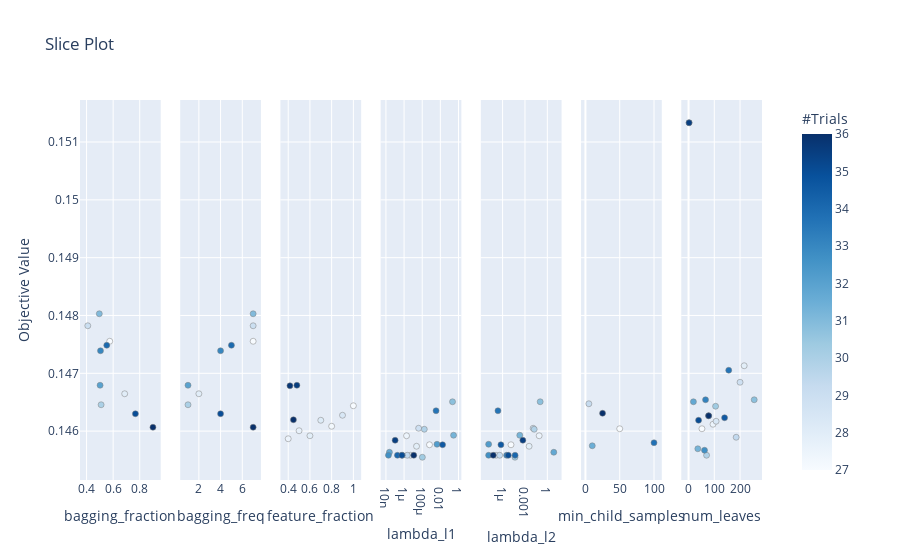

Here is the notebook cell this chart was saved with:
### Code cell
optuna.visualization.plot_slice(study)

### Figure 1 — Plotly figure (JSON) as saved in the notebook; plotly's stock layout.template omitted (floating-point values rounded to 4 significant figures)
{"data": [{"marker": {"color": [27, 28, 29, 30, 31, 32, 33, 34, 35, 36], "colorbar": {"title": {"text": "#Trials"}, "x": 1, "xpad": 40, "y": 0.5}, "colorscale": [[0, "rgb(247,251,255)"], [0.125, "rgb(222,235,247)"], [0.25, "rgb(198,219,239)"], [0.375, "rgb(158,202,225)"], [0.5, "rgb(107,174,214)"], [0.625, "rgb(66,146,198)"], [0.75, "rgb(33,113,181)"], [0.875, "rgb(8,81,156)"], [1, "rgb(8,48,107)"]], "line": {"color": "Grey", "width": 0.5}, "showscale": true}, "mode": "markers", "showlegend": false, "type": "scatter", "x": [0.5742, 0.6869, 0.4091, 0.5094, 0.4959, 0.5017, 0.5048, 0.5519, 0.7674, 0.8994], "xaxis": "x", "y": [0.1476, 0.1466, 0.1478, 0.1465, 0.148, 0.1468, 0.1474, 0.1475, 0.1463, 0.1461], "yaxis": "y"}, {"marker": {"color": [27, 28, 29, 30, 31, 32, 33, 34, 35, 36], "colorbar": {"title": {"text": "#Trials"}, "x": 1, "xpad": 40}, "colorscale": [[0, "rgb(247,251,255)"], [0.125, "rgb(222,235,247)"], [0.25, "rgb(198,219,239)"], [0.375, "rgb(158,202,225)"], [0.5, "rgb(107,174,214)"], [0.625, "rgb(66,146,198)"], [0.75, "rgb(33,113,181)"], [0.875, "rgb(8,81,156)"], [1, "rgb(8,48,107)"]], "line": {"color": "Grey", "width": 0.5}, "showscale": false}, "mode": "markers", "showlegend": false, "type": "scatter", "x": [7, 2, 7, 1, 7, 1, 4, 5, 4, 7], "xaxis": "x2", "y": [0.1476, 0.1466, 0.1478, 0.1465, 0.148, 0.1468, 0.1474, 0.1475, 0.1463, 0.1461], "yaxis": "y2"}, {"marker": {"color": [0, 1, 2, 3, 4, 5, 6, 37, 38, 39], "colorbar": {"title": {"text": "#Trials"}, "x": 1, "xpad": 40}, "colorscale": [[0, "rgb(247,251,255)"], [0.125, "rgb(222,235,247)"], [0.25, "rgb(198,219,239)"], [0.375, "rgb(158,202,225)"], [0.5, "rgb(107,174,214)"], [0.625, "rgb(66,146,198)"], [0.75, "rgb(33,113,181)"], [0.875, "rgb(8,81,156)"], [1, "rgb(8,48,107)"]], "line": {"color": "Grey", "width": 0.5}, "showscale": false}, "mode": "markers", "showlegend": false, "type": "scatter", "x": [1, 0.8, 0.4, 0.5, 0.6, 0.7, 0.9, 0.48, 0.416, 0.448], "xaxis": "x3", "y": [0.1464, 0.1461, 0.1459, 0.146, 0.1459, 0.1462, 0.1463, 0.1468, 0.1468, 0.1462], "yaxis": "y3"}, {"marker": {"color": [40, 41, 42, 43, 44, 45, 46, 47, 48, 49, 50, 51, 52, 53, 54, 55, 56, 57, 58, 59], "colorbar": {"title": {"text": "#Trials"}, "x": 1, "xpad": 40}, "colorscale": [[0, "rgb(247,251,255)"], [0.125, "rgb(222,235,247)"], [0.25, "rgb(198,219,239)"], [0.375, "rgb(158,202,225)"], [0.5, "rgb(107,174,214)"], [0.625, "rgb(66,146,198)"], [0.75, "rgb(33,113,181)"], [0.875, "rgb(8,81,156)"], [1, "rgb(8,48,107)"]], "line": {"color": "Grey", "width": 0.5}, "showscale": false}, "mode": "markers", "showlegend": false, "type": "scatter", "x": [0.0006355, 1.874e-06, 2.366e-05, 5.078e-06, 4.032e-05, 2.231e-06, 0.0001701, 0.0001038, 0.2205, 0.2882, 2.417e-08, 0.004286, 1.876e-08, 6.277e-07, 0.003353, 1.845e-07, 0.01768, 5.74e-07, 1.029e-07, 1.17e-05], "xaxis": "x4", "y": [0.1458, 0.1459, 0.1457, 0.1456, 0.146, 0.1456, 0.146, 0.1455, 0.1465, 0.1459, 0.1456, 0.1458, 0.1456, 0.1456, 0.1464, 0.1456, 0.1458, 0.1456, 0.1458, 0.1456], "yaxis": "y4"}, {"marker": {"color": [40, 41, 42, 43, 44, 45, 46, 47, 48, 49, 50, 51, 52, 53, 54, 55, 56, 57, 58, 59], "colorbar": {"title": {"text": "#Trials"}, "x": 1, "xpad": 40}, "colorscale": [[0, "rgb(247,251,255)"], [0.125, "rgb(222,235,247)"], [0.25, "rgb(198,219,239)"], [0.375, "rgb(158,202,225)"], [0.5, "rgb(107,174,214)"], [0.625, "rgb(66,146,198)"], [0.75, "rgb(33,113,181)"], [0.875, "rgb(8,81,156)"], [1, "rgb(8,48,107)"]], "line": {"color": "Grey", "width": 0.5}, "showscale": false}, "mode": "markers", "showlegend": false, "type": "scatter", "x": [1.333e-05, 0.08047, 0.003585, 1.331e-07, 0.01253, 4.079e-07, 0.01729, 4.606e-05, 0.1098, 0.0002014, 7.36, 1.337e-08, 1.34e-08, 3.492e-06, 2.371e-07, 4.712e-05, 5.965e-07, 5.81e-06, 0.0005198, 5.511e-08], "xaxis": "x5", "y": [0.1458, 0.1459, 0.1457, 0.1456, 0.146, 0.1456, 0.146, 0.1455, 0.1465, 0.1459, 0.1456, 0.1458, 0.1456, 0.1456, 0.1464, 0.1456, 0.1458, 0.1456, 0.1458, 0.1456], "yaxis": "y5"}, {"marker": {"color": [60, 61, 62, 63, 64], "colorbar": {"title": {"text": "#Trials"}, "x": 1, "xpad": 40}, "colorscale": [[0, "rgb(247,251,255)"], [0.125, "rgb(222,235,247)"], [0.25, "rgb(198,219,239)"], [0.375, "rgb(158,202,225)"], [0.5, "rgb(107,174,214)"], [0.625, "rgb(66,146,198)"], [0.75, "rgb(33,113,181)"], [0.875, "rgb(8,81,156)"], [1, "rgb(8,48,107)"]], "line": {"color": "Grey", "width": 0.5}, "showscale": false}, "mode": "markers", "showlegend": false, "type": "scatter", "x": [50, 5, 10, 100, 25], "xaxis": "x6", "y": [0.146, 0.1465, 0.1457, 0.1458, 0.1463], "yaxis": "y6"}, {"marker": {"color": [7, 8, 9, 10, 11, 12, 13, 14, 15, 16, 17, 18, 19, 20, 21, 22, 23, 24, 25, 26], "colorbar": {"title": {"text": "#Trials"}, "x": 1, "xpad": 40}, "colorscale": [[0, "rgb(247,251,255)"], [0.125, "rgb(222,235,247)"], [0.25, "rgb(198,219,239)"], [0.375, "rgb(158,202,225)"], [0.5, "rgb(107,174,214)"], [0.625, "rgb(66,146,198)"], [0.75, "rgb(33,113,181)"], [0.875, "rgb(8,81,156)"], [1, "rgb(8,48,107)"]], "line": {"color": "Grey", "width": 0.5}, "showscale": false}, "mode": "markers", "showlegend": false, "type": "scatter", "x": [52, 95, 216, 107, 200, 185, 70, 105, 255, 36, 19, 2, 62, 66, 156, 78, 140, 39, 2, 78], "xaxis": "x7", "y": [0.146, 0.1461, 0.1471, 0.1462, 0.1468, 0.1459, 0.1456, 0.1464, 0.1465, 0.1457, 0.1465, 0.1513, 0.1457, 0.1465, 0.1471, 0.1463, 0.1462, 0.1462, 0.1513, 0.1463], "yaxis": "y7"}], "layout": {"autosize": true, "title": {"text": "Slice Plot"}, "xaxis": {"anchor": "y", "autorange": true, "domain": [0, 0.1184], "range": [0.3625, 0.946], "title": {"text": "bagging_fraction"}, "type": "linear"}, "xaxis2": {"anchor": "y2", "autorange": true, "domain": [0.1469, 0.2653], "range": [0.4295, 7.57], "title": {"text": "bagging_freq"}, "type": "linear"}, "xaxis3": {"anchor": "y3", "autorange": true, "domain": [0.2939, 0.4122], "range": [0.343, 1.057], "title": {"text": "feature_fraction"}, "type": "linear"}, "xaxis4": {"anchor": "y4", "autorange": true, "domain": [0.4408, 0.5592], "range": [-8.41, 0.143], "title": {"text": "lambda_l1"}, "type": "log"}, "xaxis5": {"anchor": "y5", "autorange": true, "domain": [0.5878, 0.7061], "range": [-8.705, 1.698], "title": {"text": "lambda_l2"}, "type": "log"}, "xaxis6": {"anchor": "y6", "autorange": true, "domain": [0.7347, 0.8531], "range": [-4.033, 109.0], "title": {"text": "min_child_samples"}, "type": "linear"}, "xaxis7": {"anchor": "y7", "autorange": true, "domain": [0.8816, 1.0], "range": [-22.06, 279.1], "title": {"text": "num_leaves"}, "type": "linear"}, "yaxis": {"anchor": "x", "autorange": true, "domain": [0, 1], "range": [0.1451, 0.1518], "title": {"text": "Objective Value"}, "type": "linear"}, "yaxis2": {"anchor": "x2", "autorange": true, "domain": [0, 1], "matches": "y", "range": [0.1451, 0.1518], "showticklabels": false, "type": "linear"}, "yaxis3": {"anchor": "x3", "autorange": true, "domain": [0, 1], "matches": "y", "range": [0.1451, 0.1518], "showticklabels": false, "type": "linear"}, "yaxis4": {"anchor": "x4", "autorange": true, "domain": [0, 1], "matches": "y", "range": [0.1451, 0.1518], "showticklabels": false, "type": "linear"}, "yaxis5": {"anchor": "x5", "autorange": true, "domain": [0, 1], "matches": "y", "range": [0.1451, 0.1518], "showticklabels": false, "type": "linear"}, "yaxis6": {"anchor": "x6", "autorange": true, "domain": [0, 1], "matches": "y", "range": [0.1451, 0.1518], "showticklabels": false, "type": "linear"}, "yaxis7": {"anchor": "x7", "autorange": true, "domain": [0, 1], "matches": "y", "range": [0.1451, 0.1518], "showticklabels": false, "type": "linear"}}}
